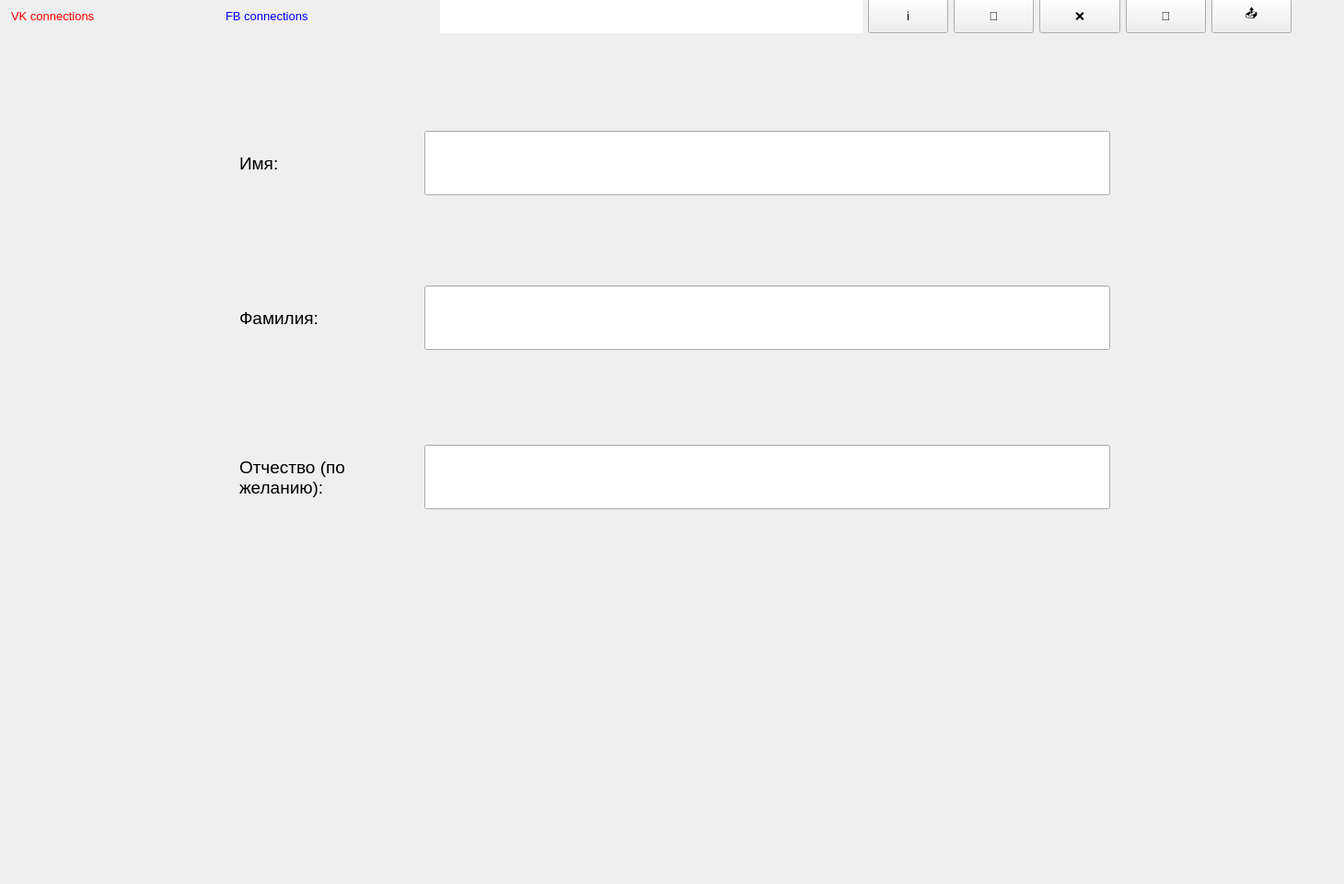
  <widget class="QWidget" name="centralwidget">
   <widget class="QTextBrowser" name="info_txt">
    <property name="geometry">
     <rect>
      <x>110</x>
      <y>50</y>
      <width>1201</width>
      <height>861</height>
     </rect>
    </property>
    <property name="minimumSize">
     <size>
      <width>760</width>
      <height>540</height>
     </size>
    </property>
    <property name="autoFillBackground">
     <bool>false</bool>
    </property>
    <property name="styleSheet">
     <string notr="true"/>
    </property>
    <property name="verticalScrollBarPolicy">
     <enum>Qt::ScrollBarAlwaysOn</enum>
    </property>
    <property name="html">
     <string>&lt;!DOCTYPE HTML PUBLIC &quot;-//W3C//DTD HTML 4.0//EN&quot; &quot;http://www.w3.org/TR/REC-html40/strict.dtd&quot;&gt;
&lt;html&gt;&lt;head&gt;&lt;meta name=&quot;qrichtext&quot; content=&quot;1&quot; /&gt;&lt;style type=&quot;text/css&quot;&gt;
p, li { white-space: pre-wrap; }
&lt;/style&gt;&lt;/head&gt;&lt;body style=&quot; font-family:'Arial'; font-size:12pt; font-weight:400; font-style:normal;&quot;&gt;
&lt;p align=&quot;center&quot; style=&quot; margin-top:0px; margin-bottom:0px; margin-left:0px; margin-right:0px; -qt-block-indent:0; text-indent:0px;&quot;&gt;&lt;span style=&quot; font-family:'.AppleSystemUIFont'; font-size:14pt; color:#0000ff;&quot;&gt;Правила пользования приложением&lt;/span&gt;&lt;/p&gt;
&lt;p style=&quot;-qt-paragraph-type:empty; margin-top:0px; margin-bottom:0px; margin-left:0px; margin-right:0px; -qt-block-indent:0; text-indent:0px; font-family:'.AppleSystemUIFont'; font-size:13pt;&quot;&gt;&lt;br /&gt;&lt;/p&gt;
&lt;p style=&quot; margin-top:0px; margin-bottom:0px; margin-left:0px; margin-right:0px; -qt-block-indent:0; text-indent:0px;&quot;&gt;&lt;span style=&quot; font-family:'.AppleSystemUIFont'; font-size:11pt; font-weight:600; font-style:italic;&quot;&gt;Добро пожаловать в наше приложение.&lt;/span&gt;&lt;span style=&quot; font-family:'.AppleSystemUIFont'; font-size:11pt;&quot;&gt; Здесь вы можете найти информацию о выпускниках лицея, заранее сгруппировав их по интересующим вас признакам. &lt;/span&gt;&lt;/p&gt;
&lt;p style=&quot;-qt-paragraph-type:empty; margin-top:0px; margin-bottom:0px; margin-left:0px; margin-right:0px; -qt-block-indent:0; text-indent:0px; font-family:'.AppleSystemUIFont'; font-size:13pt;&quot;&gt;&lt;br /&gt;&lt;/p&gt;
&lt;p style=&quot; margin-top:0px; margin-bottom:0px; margin-left:0px; margin-right:0px; -qt-block-indent:0; text-indent:0px;&quot;&gt;&lt;span style=&quot; font-family:'.AppleSystemUIFont'; font-size:11pt; font-weight:600;&quot;&gt;Выбор признаков&lt;/span&gt;&lt;/p&gt;
&lt;p style=&quot; margin-top:0px; margin-bottom:0px; margin-left:0px; margin-right:0px; -qt-block-indent:0; text-indent:0px;&quot;&gt;&lt;span style=&quot; font-family:'.AppleSystemUIFont'; font-size:11pt;&quot;&gt;Вверху вы можете увидеть меню с полями &lt;/span&gt;&lt;span style=&quot; font-family:'.AppleSystemUIFont'; font-size:11pt; font-style:italic;&quot;&gt;Graduation&lt;/span&gt;&lt;span style=&quot; font-family:'.AppleSystemUIFont'; font-size:11pt;&quot;&gt; (год выпуска), &lt;/span&gt;&lt;span style=&quot; font-family:'.AppleSystemUIFont'; font-size:11pt; font-style:italic;&quot;&gt;Education&lt;/span&gt;&lt;span style=&quot; font-family:'.AppleSystemUIFont'; font-size:11pt;&quot;&gt; (место обучения — университет и/или факультет), &lt;/span&gt;&lt;span style=&quot; font-family:'.AppleSystemUIFont'; font-size:11pt; font-style:italic;&quot;&gt;Hobby&lt;/span&gt;&lt;span style=&quot; font-family:'.AppleSystemUIFont'; font-size:11pt;&quot;&gt; (увлечение выпускника) и &lt;/span&gt;&lt;span style=&quot; font-family:'.AppleSystemUIFont'; font-size:11pt; font-style:italic;&quot;&gt;Clan&lt;/span&gt;&lt;span style=&quot; font-family:'.AppleSystemUIFont'; font-size:11pt;&quot;&gt; (направление жизненного пути выпускника). Используя разные комбинации значений этих полей, вы увидете на экране результат — граф с выпускниками, имеющими признаки, которые вы выбрали.&lt;/span&gt;&lt;/p&gt;
&lt;p style=&quot; margin-top:0px; margin-bottom:0px; margin-left:0px; margin-right:0px; -qt-block-indent:0; text-indent:0px;&quot;&gt;&lt;span style=&quot; font-family:'.AppleSystemUIFont'; font-size:11pt;&quot;&gt;Также вы можете найти информацию о выпускнике по его ФИО. Для этого надо нажать на вкладку &lt;/span&gt;&lt;span style=&quot; font-family:'.AppleSystemUIFont'; font-size:11pt; font-style:italic;&quot;&gt;Name &lt;/span&gt;&lt;span style=&quot; font-family:'.AppleSystemUIFont'; font-size:11pt;&quot;&gt;и ввести данные. Если вы знаете только имя и отчество или только имя и фамилию — ничего страшного! Приложение отобразит всех выпускников с введенными Вами данными и вы выберете интересующего Вас выпускника. Также вы можете кликнуть на выпускника правой кнопкой мыши и на экране отобразятся все его связи с другими выпускниками. &lt;/span&gt;&lt;span style=&quot; font-family:'.AppleSystemUIFont'; font-size:11pt; color:#616161;&quot;&gt;(функция доступна только при поиске выпускников по ФИО)&lt;/span&gt;&lt;/p&gt;
&lt;p style=&quot;-qt-paragraph-type:empty; margin-top:0px; margin-bottom:0px; margin-left:0px; margin-right:0px; -qt-block-indent:0; text-indent:0px; font-family:'.AppleSystemUIFont'; font-size:11pt;&quot;&gt;&lt;br /&gt;&lt;/p&gt;
&lt;p style=&quot; margin-top:0px; margin-bottom:0px; margin-left:0px; margin-right:0px; -qt-block-indent:0; text-indent:0px;&quot;&gt;&lt;span style=&quot; font-family:'.AppleSystemUIFont'; font-size:11pt; font-weight:600;&quot;&gt;Меню с кнопками&lt;/span&gt;&lt;/p&gt;
&lt;p style=&quot; margin-top:0px; margin-bottom:0px; margin-left:0px; margin-right:0px; -qt-block-indent:0; text-indent:0px;&quot;&gt;&lt;span style=&quot; font-family:'.AppleSystemUIFont'; font-size:11pt;&quot;&gt;На правой стороне экрана вы можете увидеть несколько кнопок. &lt;/span&gt;&lt;/p&gt;
&lt;p style=&quot; margin-top:0px; margin-bottom:0px; margin-left:0px; margin-right:0px; -qt-block-indent:0; text-indent:0px;&quot;&gt;&lt;span style=&quot; font-family:'.AppleSystemUIFont'; font-size:11pt;&quot;&gt; ℹ - &lt;/span&gt;&lt;span style=&quot; font-family:'.AppleSystemUIFont'; font-size:11pt; font-style:italic;&quot;&gt;информация&lt;/span&gt;&lt;span style=&quot; font-family:'.AppleSystemUIFont'; font-size:11pt;&quot;&gt; - при нажатии на кнопку вы увидите данное окно информации&lt;/span&gt;&lt;/p&gt;
&lt;p style=&quot;-qt-paragraph-type:empty; margin-top:0px; margin-bottom:0px; margin-left:0px; margin-right:0px; -qt-block-indent:0; text-indent:0px; font-family:'.AppleSystemUIFont'; font-size:11pt;&quot;&gt;&lt;br /&gt;&lt;/p&gt;
&lt;p style=&quot; margin-top:0px; margin-bottom:0px; margin-left:0px; margin-right:0px; -qt-block-indent:0; text-indent:0px;&quot;&gt;&lt;span style=&quot; font-family:'.AppleSystemUIFont'; font-size:11pt;&quot;&gt; 🔎- &lt;/span&gt;&lt;span style=&quot; font-family:'.AppleSystemUIFont'; font-size:11pt; font-style:italic;&quot;&gt;поиск&lt;/span&gt;&lt;span style=&quot; font-family:'.AppleSystemUIFont'; font-size:11pt;&quot;&gt; - при нажатии на кнопку вы увидете граф с выпускниками, отобранными по введенным вами признаками&lt;/span&gt;&lt;/p&gt;
&lt;p style=&quot;-qt-paragraph-type:empty; margin-top:0px; margin-bottom:0px; margin-left:0px; margin-right:0px; -qt-block-indent:0; text-indent:0px; font-family:'.AppleSystemUIFont'; font-size:11pt;&quot;&gt;&lt;br /&gt;&lt;/p&gt;
&lt;p style=&quot; margin-top:0px; margin-bottom:0px; margin-left:0px; margin-right:0px; -qt-block-indent:0; text-indent:0px;&quot;&gt;&lt;span style=&quot; font-family:'.AppleSystemUIFont'; font-size:11pt;&quot;&gt; ❌- &lt;/span&gt;&lt;span style=&quot; font-family:'.AppleSystemUIFont'; font-size:11pt; font-style:italic;&quot;&gt;закрыть&lt;/span&gt;&lt;span style=&quot; font-family:'.AppleSystemUIFont'; font-size:11pt;&quot;&gt; - кнопка сброса результата. Все параметры также сбросятся&lt;/span&gt;&lt;/p&gt;
&lt;p style=&quot;-qt-paragraph-type:empty; margin-top:0px; margin-bottom:0px; margin-left:0px; margin-right:0px; -qt-block-indent:0; text-indent:0px; font-family:'.AppleSystemUIFont'; font-size:11pt;&quot;&gt;&lt;br /&gt;&lt;/p&gt;
&lt;p style=&quot; margin-top:0px; margin-bottom:0px; margin-left:0px; margin-right:0px; -qt-block-indent:0; text-indent:0px;&quot;&gt;&lt;span style=&quot; font-family:'.AppleSystemUIFont'; font-size:11pt;&quot;&gt; 🔄 - &lt;/span&gt;&lt;span style=&quot; font-family:'.AppleSystemUIFont'; font-size:11pt; font-style:italic;&quot;&gt;обновить&lt;/span&gt;&lt;span style=&quot; font-family:'.AppleSystemUIFont'; font-size:11pt;&quot;&gt; - кнопка обновления результата на экране, например, если вы убрали или добавили некоторые признаки, не забудьте нажать на эту кнопку для отображения обновленного результата&lt;/span&gt;&lt;/p&gt;
&lt;p style=&quot;-qt-paragraph-type:empty; margin-top:0px; margin-bottom:0px; margin-left:0px; margin-right:0px; -qt-block-indent:0; text-indent:0px; font-family:'.AppleSystemUIFont'; font-size:11pt;&quot;&gt;&lt;br /&gt;&lt;/p&gt;
&lt;p style=&quot; margin-top:0px; margin-bottom:0px; margin-left:0px; margin-right:0px; -qt-block-indent:0; text-indent:0px;&quot;&gt;&lt;span style=&quot; font-family:'.AppleSystemUIFont'; font-size:11pt;&quot;&gt; 📤- &lt;/span&gt;&lt;span style=&quot; font-family:'.AppleSystemUIFont'; font-size:11pt; font-style:italic;&quot;&gt;поделиться&lt;/span&gt;&lt;span style=&quot; font-family:'.AppleSystemUIFont'; font-size:11pt;&quot;&gt; - вы можете экспортировать граф, который видите на экране, в csv формате.&lt;/span&gt;&lt;/p&gt;
&lt;p style=&quot;-qt-paragraph-type:empty; margin-top:0px; margin-bottom:0px; margin-left:0px; margin-right:0px; -qt-block-indent:0; text-indent:0px; font-family:'.AppleSystemUIFont'; font-size:11pt;&quot;&gt;&lt;br /&gt;&lt;/p&gt;
&lt;p style=&quot; margin-top:0px; margin-bottom:0px; margin-left:0px; margin-right:0px; -qt-block-indent:0; text-indent:0px;&quot;&gt;&lt;span style=&quot; font-family:'.AppleSystemUIFont'; font-size:11pt; font-weight:600;&quot;&gt;Порядок действий при использовании приложения:&lt;/span&gt;&lt;/p&gt;
&lt;p style=&quot; margin-top:0px; margin-bottom:0px; margin-left:0px; margin-right:0px; -qt-block-indent:0; text-indent:0px;&quot;&gt;&lt;span style=&quot; font-family:'.AppleSystemUIFont'; font-size:11pt; color:#0000ff;&quot;&gt;1. &lt;/span&gt;&lt;span style=&quot; font-family:'.AppleSystemUIFont'; font-size:11pt;&quot;&gt;Внимательно ознакомится с данной инструкцией&lt;/span&gt;&lt;/p&gt;
&lt;p style=&quot; margin-top:0px; margin-bottom:0px; margin-left:0px; margin-right:0px; -qt-block-indent:0; text-indent:0px;&quot;&gt;&lt;span style=&quot; font-family:'.AppleSystemUIFont'; font-size:11pt; color:#0000ff;&quot;&gt;2.&lt;/span&gt;&lt;span style=&quot; font-family:'.AppleSystemUIFont'; font-size:11pt;&quot;&gt; Выбрать интересующие вас поля, по которым будет отображаться граф выпускников&lt;/span&gt;&lt;/p&gt;
&lt;p style=&quot; margin-top:0px; margin-bottom:0px; margin-left:0px; margin-right:0px; -qt-block-indent:0; text-indent:0px;&quot;&gt;&lt;span style=&quot; font-family:'.AppleSystemUIFont'; font-size:11pt; color:#0000ff;&quot;&gt;3.&lt;/span&gt;&lt;span style=&quot; font-family:'.AppleSystemUIFont'; font-size:11pt;&quot;&gt; Нажать на кнопку &amp;quot;поиск&amp;quot;&lt;/span&gt;&lt;/p&gt;
&lt;p style=&quot; margin-top:0px; margin-bottom:0px; margin-left:0px; margin-right:0px; -qt-block-indent:0; text-indent:0px;&quot;&gt;&lt;span style=&quot; font-family:'.AppleSystemUIFont'; font-size:11pt; color:#0000ff;&quot;&gt;4. &lt;/span&gt;&lt;span style=&quot; font-family:'.AppleSystemUIFont'; font-size:11pt;&quot;&gt;В текстовом поле вверху убедится в том, что введены верные параметры&lt;/span&gt;&lt;/p&gt;
&lt;p style=&quot; margin-top:0px; margin-bottom:0px; margin-left:0px; margin-right:0px; -qt-block-indent:0; text-indent:0px;&quot;&gt;&lt;span style=&quot; font-family:'.AppleSystemUIFont'; font-size:11pt;&quot;&gt;	&lt;/span&gt;&lt;span style=&quot; font-family:'.AppleSystemUIFont'; font-size:11pt; color:#0000ff;&quot;&gt;4.1 &lt;/span&gt;&lt;span style=&quot; font-family:'.AppleSystemUIFont'; font-size:11pt;&quot;&gt;Если есть ошибки в запросе, то можно сбросить его, нажав на кнопку &amp;quot;очистить&amp;quot;, или изменить некоторые параметры и нажать на кнопку &amp;quot;обновить&amp;quot;&lt;/span&gt;&lt;/p&gt;
&lt;p style=&quot; margin-top:0px; margin-bottom:0px; margin-left:0px; margin-right:0px; -qt-block-indent:0; text-indent:0px;&quot;&gt;&lt;span style=&quot; font-family:'.AppleSystemUIFont'; font-size:11pt; color:#0000ff;&quot;&gt;5&lt;/span&gt;&lt;span style=&quot; font-family:'.AppleSystemUIFont'; font-size:11pt;&quot;&gt;. Нажимая на выпускников, можно получить подробную информацию о них.&lt;/span&gt;&lt;/p&gt;
&lt;p style=&quot; margin-top:0px; margin-bottom:0px; margin-left:0px; margin-right:0px; -qt-block-indent:0; text-indent:0px;&quot;&gt;&lt;span style=&quot; font-family:'.AppleSystemUIFont'; font-size:11pt; color:#0000ff;&quot;&gt;6.&lt;/span&gt;&lt;span style=&quot; font-family:'.AppleSystemUIFont'; font-size:11pt;&quot;&gt; В конце можно экспортироваьт полученный граф, нажав на кнопку &amp;quot;поделиться&amp;quot;&lt;/span&gt;&lt;/p&gt;
&lt;p style=&quot;-qt-paragraph-type:empty; margin-top:0px; margin-bottom:0px; margin-left:0px; margin-right:0px; -qt-block-indent:0; text-indent:0px; font-family:'.AppleSystemUIFont'; font-size:11pt;&quot;&gt;&lt;br /&gt;&lt;/p&gt;
&lt;p style=&quot; margin-top:0px; margin-bottom:0px; margin-left:0px; margin-right:0px; -qt-block-indent:0; text-indent:0px;&quot;&gt;&lt;span style=&quot; font-family:'.AppleSystemUIFont'; font-size:11pt; color:#0000ff;&quot;&gt;ПРИЯТНОГО ПОЛЬЗОВАНИЯ!&lt;/span&gt;&lt;/p&gt;
&lt;p style=&quot;-qt-paragraph-type:empty; margin-top:0px; margin-bottom:0px; margin-left:0px; margin-right:0px; -qt-block-indent:0; text-indent:0px; font-family:'.AppleSystemUIFont'; font-size:11pt;&quot;&gt;&lt;br /&gt;&lt;/p&gt;
&lt;p style=&quot; margin-top:0px; margin-bottom:0px; margin-left:0px; margin-right:0px; -qt-block-indent:0; text-indent:0px;&quot;&gt;&lt;span style=&quot; font-family:'.AppleSystemUIFont'; font-weight:600; color:#fc0107;&quot;&gt;Внимание!&lt;/span&gt;&lt;/p&gt;
&lt;p style=&quot; margin-top:0px; margin-bottom:0px; margin-left:0px; margin-right:0px; -qt-block-indent:0; text-indent:0px;&quot;&gt;&lt;span style=&quot; font-family:'.AppleSystemUIFont'; font-size:11pt; color:#fc0107;&quot;&gt;Данное приложение создано в исключительно развлекательных целях. Распространение данных, имеющихся в данном приложении, карается законом.&lt;/span&gt;&lt;/p&gt;
&lt;p style=&quot;-qt-paragraph-type:empty; margin-top:0px; margin-bottom:0px; margin-left:0px; margin-right:0px; -qt-block-indent:0; text-indent:0px; font-family:'.AppleSystemUIFont'; font-size:11pt;&quot;&gt;&lt;br /&gt;&lt;/p&gt;&lt;/body&gt;&lt;/html&gt;</string>
    </property>
   </widget>
   <widget class="QToolButton" name="close_info">
    <property name="geometry">
     <rect>
      <x>50</x>
      <y>50</y>
      <width>51</width>
      <height>51</height>
     </rect>
    </property>
    <property name="font">
     <font>
      <family>Arial</family>
      <pointsize>10</pointsize>
      <weight>75</weight>
      <bold>true</bold>
     </font>
    </property>
    <property name="styleSheet">
     <string notr="true">background-color: rgb(255, 170, 127);</string>
    </property>
    <property name="text">
     <string>x</string>
    </property>
   </widget>
   <widget class="QWidget" name="layoutWidget">
    <property name="geometry">
     <rect>
      <x>12</x>
      <y>-2</y>
      <width>1391</width>
      <height>38</height>
     </rect>
    </property>
    <layout class="QHBoxLayout" name="horizontalLayout_3">
     <property name="sizeConstraint">
      <enum>QLayout::SetNoConstraint</enum>
     </property>
     <item>
      <layout class="QHBoxLayout" name="horizontalLayout_2">
       <item>
        <widget class="QLabel" name="vk_lbl">
         <property name="minimumSize">
          <size>
           <width>0</width>
           <height>34</height>
          </size>
         </property>
         <property name="font">
          <font>
           <family>Arial</family>
           <pointsize>10</pointsize>
          </font>
         </property>
         <property name="styleSheet">
          <string notr="true">color: rgb(255, 0, 0)</string>
         </property>
         <property name="text">
          <string>VK connections</string>
         </property>
        </widget>
       </item>
       <item>
        <widget class="QLabel" name="fb_lbl">
         <property name="font">
          <font>
           <family>Arial</family>
           <pointsize>10</pointsize>
          </font>
         </property>
         <property name="styleSheet">
          <string notr="true">color: rgb(0, 0, 255)</string>
         </property>
         <property name="text">
          <string>FB connections</string>
         </property>
        </widget>
       </item>
      </layout>
     </item>
     <item>
      <widget class="QLabel" name="querylbl">
       <property name="minimumSize">
        <size>
         <width>365</width>
         <height>34</height>
        </size>
       </property>
       <property name="font">
        <font>
         <family>Arial</family>
         <pointsize>10</pointsize>
        </font>
       </property>
       <property name="styleSheet">
        <string notr="true">background-color: white;</string>
       </property>
       <property name="text">
        <string/>
       </property>
       <property name="scaledContents">
        <bool>true</bool>
       </property>
       <property name="alignment">
        <set>Qt::AlignLeading|Qt::AlignLeft|Qt::AlignTop</set>
       </property>
       <property name="wordWrap">
        <bool>true</bool>
       </property>
      </widget>
     </item>
     <item>
      <layout class="QHBoxLayout" name="horizontalLayout">
       <item>
        <widget class="QPushButton" name="info">
         <property name="minimumSize">
          <size>
           <width>61</width>
           <height>32</height>
          </size>
         </property>
         <property name="maximumSize">
          <size>
           <width>1000</width>
           <height>64</height>
          </size>
         </property>
         <property name="sizeIncrement">
          <size>
           <width>0</width>
           <height>0</height>
          </size>
         </property>
         <property name="font">
          <font>
           <family>Arial</family>
           <pointsize>10</pointsize>
          </font>
         </property>
         <property name="text">
          <string>ℹ</string>
         </property>
        </widget>
       </item>
       <item>
        <widget class="QPushButton" name="search">
         <property name="maximumSize">
          <size>
           <width>1000</width>
           <height>64</height>
          </size>
         </property>
         <property name="font">
          <font>
           <family>Arial</family>
           <pointsize>10</pointsize>
          </font>
         </property>
         <property name="text">
          <string>🔎</string>
         </property>
        </widget>
       </item>
       <item>
        <widget class="QPushButton" name="clear">
         <property name="minimumSize">
          <size>
           <width>61</width>
           <height>32</height>
          </size>
         </property>
         <property name="maximumSize">
          <size>
           <width>10000</width>
           <height>64</height>
          </size>
         </property>
         <property name="font">
          <font>
           <family>Arial</family>
           <pointsize>10</pointsize>
          </font>
         </property>
         <property name="text">
          <string>❌</string>
         </property>
        </widget>
       </item>
       <item>
        <widget class="QPushButton" name="reload">
         <property name="minimumSize">
          <size>
           <width>61</width>
           <height>32</height>
          </size>
         </property>
         <property name="maximumSize">
          <size>
           <width>10000</width>
           <height>64</height>
          </size>
         </property>
         <property name="font">
          <font>
           <family>Arial</family>
           <pointsize>10</pointsize>
          </font>
         </property>
         <property name="text">
          <string>🔄</string>
         </property>
        </widget>
       </item>
       <item>
        <widget class="QPushButton" name="share">
         <property name="sizePolicy">
          <sizepolicy hsizetype="Preferred" vsizetype="Preferred">
           <horstretch>0</horstretch>
           <verstretch>0</verstretch>
          </sizepolicy>
         </property>
         <property name="minimumSize">
          <size>
           <width>86</width>
           <height>0</height>
          </size>
         </property>
         <property name="maximumSize">
          <size>
           <width>10000</width>
           <height>64</height>
          </size>
         </property>
         <property name="font">
          <font>
           <family>Arial</family>
           <pointsize>10</pointsize>
           <weight>50</weight>
           <italic>false</italic>
           <bold>false</bold>
          </font>
         </property>
         <property name="layoutDirection">
          <enum>Qt::LeftToRight</enum>
         </property>
         <property name="styleSheet">
          <string notr="true">padding-bottom: 2px</string>
         </property>
         <property name="text">
          <string>📤</string>
         </property>
         <property name="iconSize">
          <size>
           <width>14</width>
           <height>16</height>
          </size>
         </property>
         <property name="autoRepeatDelay">
          <number>300</number>
         </property>
         <property name="autoDefault">
          <bool>false</bool>
         </property>
        </widget>
       </item>
      </layout>
     </item>
    </layout>
   </widget>
   <widget class="QLabel" name="label">
    <property name="geometry">
     <rect>
      <x>0</x>
      <y>40</y>
      <width>1451</width>
      <height>911</height>
     </rect>
    </property>
    <property name="sizePolicy">
     <sizepolicy hsizetype="MinimumExpanding" vsizetype="MinimumExpanding">
      <horstretch>0</horstretch>
      <verstretch>0</verstretch>
     </sizepolicy>
    </property>
    <property name="layoutDirection">
     <enum>Qt::LeftToRight</enum>
    </property>
    <property name="autoFillBackground">
     <bool>true</bool>
    </property>
    <property name="styleSheet">
     <string notr="true">background: none;</string>
    </property>
    <property name="text">
     <string/>
    </property>
   </widget>
   <widget class="QWidget" name="layoutWidget">
    <property name="geometry">
     <rect>
      <x>260</x>
      <y>50</y>
      <width>951</width>
      <height>601</height>
     </rect>
    </property>
    <layout class="QVBoxLayout" name="Name_input_layout">
     <item>
      <layout class="QHBoxLayout" name="horizontalLayout_6">
       <item>
        <widget class="QLabel" name="n_lbl">
         <property name="enabled">
          <bool>true</bool>
         </property>
         <property name="minimumSize">
          <size>
           <width>100</width>
           <height>60</height>
          </size>
         </property>
         <property name="font">
          <font>
           <family>Arial</family>
           <pointsize>14</pointsize>
          </font>
         </property>
         <property name="text">
          <string>Имя:</string>
         </property>
        </widget>
       </item>
       <item>
        <widget class="QLineEdit" name="name">
         <property name="enabled">
          <bool>true</bool>
         </property>
         <property name="minimumSize">
          <size>
           <width>0</width>
           <height>70</height>
          </size>
         </property>
         <property name="maximumSize">
          <size>
           <width>750</width>
           <height>16777215</height>
          </size>
         </property>
         <property name="styleSheet">
          <string notr="true">margin-right: 5px</string>
         </property>
        </widget>
       </item>
      </layout>
     </item>
     <item>
      <layout class="QHBoxLayout" name="horizontalLayout_5">
       <item>
        <widget class="QLabel" name="s_lbl">
         <property name="enabled">
          <bool>true</bool>
         </property>
         <property name="minimumSize">
          <size>
           <width>100</width>
           <height>60</height>
          </size>
         </property>
         <property name="font">
          <font>
           <family>Arial</family>
           <pointsize>14</pointsize>
          </font>
         </property>
         <property name="text">
          <string>Фамилия:</string>
         </property>
        </widget>
       </item>
       <item>
        <widget class="QLineEdit" name="surname">
         <property name="enabled">
          <bool>true</bool>
         </property>
         <property name="minimumSize">
          <size>
           <width>0</width>
           <height>70</height>
          </size>
         </property>
         <property name="maximumSize">
          <size>
           <width>750</width>
           <height>16777215</height>
          </size>
         </property>
         <property name="styleSheet">
          <string notr="true">margin-right: 5px</string>
         </property>
        </widget>
       </item>
      </layout>
     </item>
     <item>
      <layout class="QHBoxLayout" name="horizontalLayout_4">
       <item>
        <widget class="QLabel" name="p_lbl">
         <property name="enabled">
          <bool>true</bool>
         </property>
         <property name="minimumSize">
          <size>
           <width>140</width>
           <height>80</height>
          </size>
         </property>
         <property name="maximumSize">
          <size>
           <width>1677777</width>
           <height>16777215</height>
          </size>
         </property>
         <property name="font">
          <font>
           <family>Arial</family>
           <pointsize>14</pointsize>
          </font>
         </property>
         <property name="text">
          <string>Отчество (по желанию):</string>
         </property>
         <property name="wordWrap">
          <bool>true</bool>
         </property>
        </widget>
       </item>
       <item>
        <widget class="QLineEdit" name="patronym">
         <property name="enabled">
          <bool>true</bool>
         </property>
         <property name="minimumSize">
          <size>
           <width>0</width>
           <height>70</height>
          </size>
         </property>
         <property name="maximumSize">
          <size>
           <width>750</width>
           <height>16777215</height>
          </size>
         </property>
         <property name="styleSheet">
          <string notr="true">margin-right: 5px</string>
         </property>
        </widget>
       </item>
      </layout>
     </item>
    </layout>
   </widget>
  </widget>
